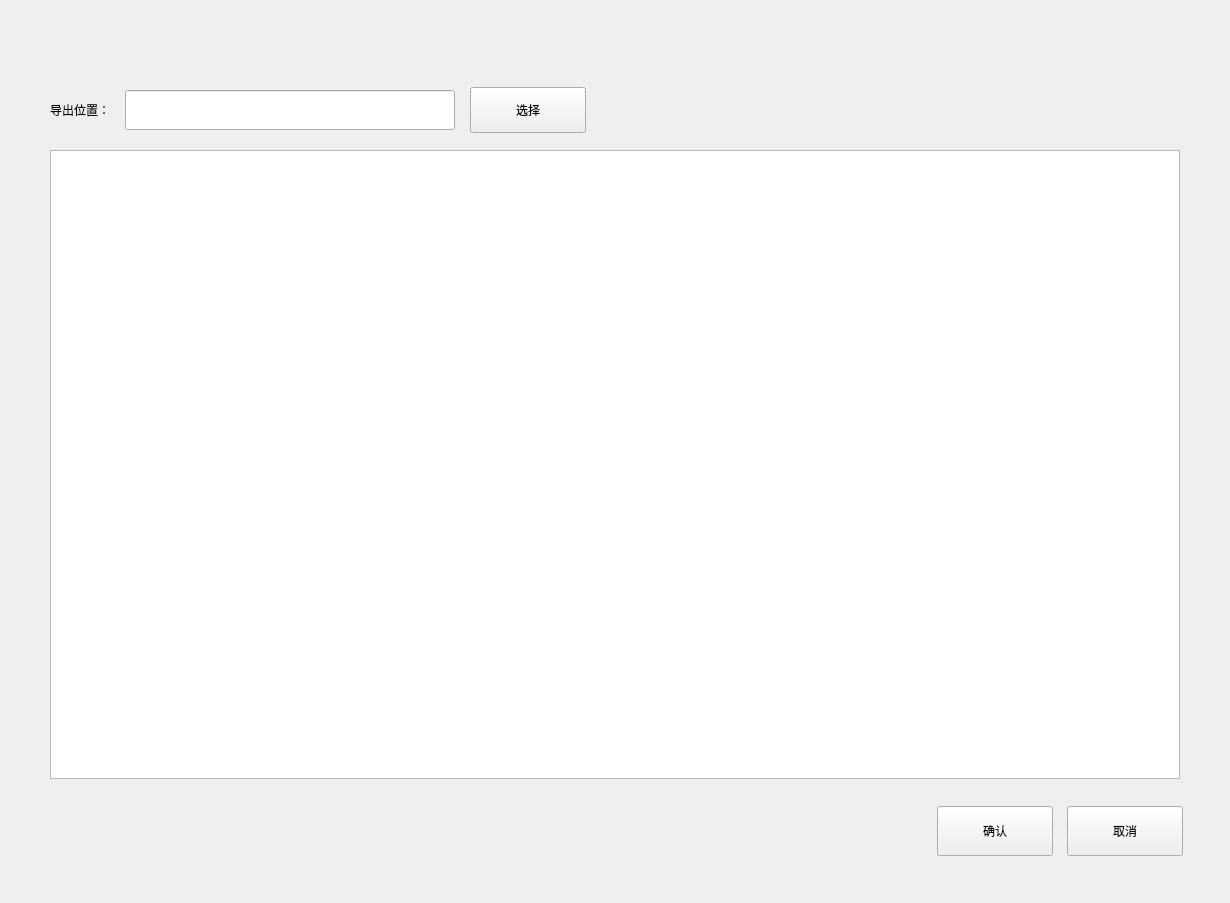
<?xml version="1.0" encoding="UTF-8"?>
<ui version="4.0">
 <class>QAssayExportDlg</class>
 <widget class="BaseDlg" name="QAssayExportDlg">
  <property name="geometry">
   <rect>
    <x>0</x>
    <y>0</y>
    <width>1230</width>
    <height>903</height>
   </rect>
  </property>
  <property name="windowTitle">
   <string>QAssayExportDlg</string>
  </property>
  <widget class="QTableView" name="tableView_assay">
   <property name="geometry">
    <rect>
     <x>50</x>
     <y>150</y>
     <width>1130</width>
     <height>629</height>
    </rect>
   </property>
   <property name="styleSheet">
    <string notr="true">QScrollBar::handle:vertical  {
    margin-top: 46px;
}</string>
   </property>
   <property name="showGrid">
    <bool>false</bool>
   </property>
  </widget>
  <widget class="QPushButton" name="btn_ensure">
   <property name="geometry">
    <rect>
     <x>937</x>
     <y>806</y>
     <width>116</width>
     <height>50</height>
    </rect>
   </property>
   <property name="minimumSize">
    <size>
     <width>110</width>
     <height>50</height>
    </size>
   </property>
   <property name="text">
    <string>确认</string>
   </property>
   <property name="buttons" stdset="0">
    <string notr="true">btn_dlg</string>
   </property>
  </widget>
  <widget class="QPushButton" name="btn_cancel">
   <property name="geometry">
    <rect>
     <x>1067</x>
     <y>806</y>
     <width>116</width>
     <height>50</height>
    </rect>
   </property>
   <property name="minimumSize">
    <size>
     <width>110</width>
     <height>50</height>
    </size>
   </property>
   <property name="text">
    <string>取消</string>
   </property>
   <property name="buttons" stdset="0">
    <string notr="true">btn_dlg</string>
   </property>
  </widget>
  <widget class="QFrame" name="line_h">
   <property name="geometry">
    <rect>
     <x>50</x>
     <y>150</y>
     <width>1130</width>
     <height>1</height>
    </rect>
   </property>
   <property name="frameShape">
    <enum>QFrame::StyledPanel</enum>
   </property>
   <property name="frameShadow">
    <enum>QFrame::Raised</enum>
   </property>
   <property name="lines" stdset="0">
    <string notr="true">solid</string>
   </property>
  </widget>
  <widget class="QFrame" name="line_v">
   <property name="geometry">
    <rect>
     <x>50</x>
     <y>150</y>
     <width>1</width>
     <height>629</height>
    </rect>
   </property>
   <property name="frameShape">
    <enum>QFrame::StyledPanel</enum>
   </property>
   <property name="frameShadow">
    <enum>QFrame::Raised</enum>
   </property>
   <property name="lines" stdset="0">
    <string notr="true">solid</string>
   </property>
  </widget>
  <widget class="QFrame" name="line_h_2">
   <property name="geometry">
    <rect>
     <x>50</x>
     <y>778</y>
     <width>1130</width>
     <height>1</height>
    </rect>
   </property>
   <property name="frameShape">
    <enum>QFrame::StyledPanel</enum>
   </property>
   <property name="frameShadow">
    <enum>QFrame::Raised</enum>
   </property>
   <property name="lines" stdset="0">
    <string notr="true">solid</string>
   </property>
  </widget>
  <widget class="QFrame" name="line_v_2">
   <property name="geometry">
    <rect>
     <x>1179</x>
     <y>150</y>
     <width>1</width>
     <height>629</height>
    </rect>
   </property>
   <property name="frameShape">
    <enum>QFrame::StyledPanel</enum>
   </property>
   <property name="frameShadow">
    <enum>QFrame::Raised</enum>
   </property>
   <property name="lines" stdset="0">
    <string notr="true">solid</string>
   </property>
  </widget>
  <widget class="QWidget" name="" native="true">
   <property name="geometry">
    <rect>
     <x>50</x>
     <y>87</y>
     <width>1081</width>
     <height>46</height>
    </rect>
   </property>
   <layout class="QHBoxLayout" name="horizontalLayout">
    <property name="spacing">
     <number>15</number>
    </property>
    <property name="leftMargin">
     <number>0</number>
    </property>
    <property name="topMargin">
     <number>0</number>
    </property>
    <property name="rightMargin">
     <number>0</number>
    </property>
    <property name="bottomMargin">
     <number>0</number>
    </property>
    <item>
     <widget class="QLabel" name="label">
      <property name="text">
       <string>导出位置：</string>
      </property>
     </widget>
    </item>
    <item>
     <widget class="QLineEdit" name="edit_path">
      <property name="minimumSize">
       <size>
        <width>330</width>
        <height>40</height>
       </size>
      </property>
      <property name="maximumSize">
       <size>
        <width>330</width>
        <height>40</height>
       </size>
      </property>
     </widget>
    </item>
    <item>
     <widget class="QPushButton" name="btn_exPathSel">
      <property name="minimumSize">
       <size>
        <width>116</width>
        <height>46</height>
       </size>
      </property>
      <property name="text">
       <string>选择</string>
      </property>
      <property name="buttons" stdset="0">
       <string notr="true">btn_dlg</string>
      </property>
     </widget>
    </item>
    <item>
     <spacer name="horizontalSpacer">
      <property name="orientation">
       <enum>Qt::Horizontal</enum>
      </property>
      <property name="sizeHint" stdset="0">
       <size>
        <width>40</width>
        <height>20</height>
       </size>
      </property>
     </spacer>
    </item>
   </layout>
  </widget>
 </widget>
 <layoutdefault spacing="6" margin="11"/>
 <customwidgets>
  <customwidget>
   <class>BaseDlg</class>
   <extends>QWidget</extends>
   <header>basedlg.h</header>
   <container>1</container>
  </customwidget>
 </customwidgets>
 <resources/>
 <connections/>
</ui>
